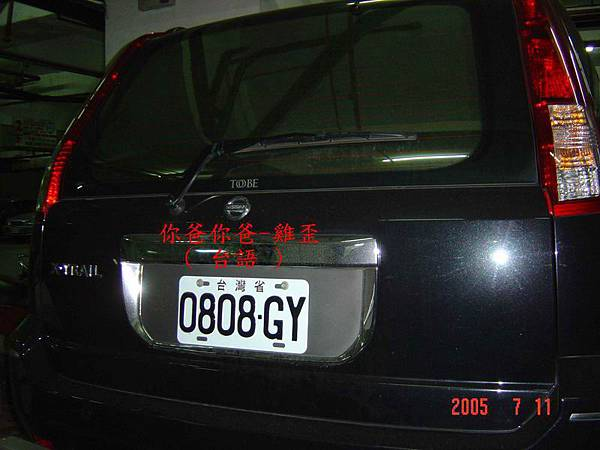
#> input picture images/0808-GY.jpg, 600 x 450 px
$ python main.py
#> lines starting #> are read from the running program, lines starting #| are printed output that depends on the picture; after the words box and inside, x2 and y2 are one past the last pixel; in counts of white or black regions, pixels touching at a corner belong together
import os
import cv2
import numpy as np

extension = '.jpg'
imagePath = 'images/0808-GY.jpg'
patternsPath = 'solid_patterns/'

# 取出車牌 Getting License Plate
rawImage = cv2.cvtColor(np.array(cv2.imread(imagePath)), cv2.COLOR_RGB2BGR)
contours, hierarchy = cv2.findContours(cv2.Canny(cv2.GaussianBlur(cv2.bilateralFilter(cv2.cvtColor(rawImage, cv2.COLOR_BGR2GRAY), 11, 17, 17), (5, 5), 0), 170, 200), cv2.RETR_LIST, cv2.CHAIN_APPROX_SIMPLE)  # 轉為灰階，去除背景雜訊，高斯模糊，取得邊緣，取得輪廓
#> contours = 231 contours, 184 with area under 20; largest, box (x1, y1, x2, y2) and area: (177, 275, 309, 354) 9238, (177, 275, 309, 354) 9229, (217, 293, 236, 336) 663, (217, 293, 236, 336) 652, (237, 295, 256, 338) 648
rectangleContours = []  # 為四邊形的集合
for contour in sorted(contours, key=cv2.contourArea, reverse=True)[:30]:  # 只取前三十名輪廓
    if len(cv2.approxPolyDP(contour, 0.02 * cv2.arcLength(contour, True), True)) == 4:  # 取得輪廓周長*0.02(越小，得到的多邊形角點越多)後，得到多邊形角點，為四邊形者
        rectangleContours.append(contour)
#> this loop made 30 passes
#> after the loop, rectangleContours = 2 contours; box (x1, y1, x2, y2) and area: (177, 275, 309, 354) 9238, (177, 275, 309, 354) 9229
x, y, w, h = cv2.boundingRect(rectangleContours[0])  # 只取第一名，用一個最小的四邊形，把找到的輪廓包起來。
#> x = 177; y = 275; w = 132; h = 79
ret, plateImage = cv2.threshold(cv2.cvtColor(cv2.GaussianBlur(rawImage[y:y + h, x:x + w], (3, 3), 0), cv2.COLOR_RGB2GRAY), 0, 255, cv2.THRESH_OTSU)  # 找到車牌後，由原來的圖截取出來，再將其高斯模糊以及取得灰階，再獲得Binary圖
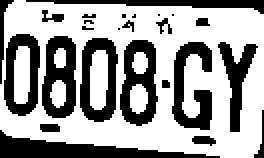
#> plateImage: shape (79, 132) (shown 2 times larger); 61.9% white; 25 black regions (10 under 20 px)
#> ret = 141

# 取出車牌文字 Getting License Plate Number
contours, hierarchy = cv2.findContours(plateImage, cv2.RETR_TREE, cv2.CHAIN_APPROX_SIMPLE)  # 取得車牌文字輪廓
#> contours = 29 contours, 9 with area under 20; largest, box (x1, y1, x2, y2) and area: (0, 0, 132, 79) 9128, (39, 18, 60, 62) 732, (59, 19, 80, 64) 712, (1, 16, 21, 59) 673, (20, 17, 39, 60) 653
letters = []
for contour in contours:  # 遍歷取得的輪廓
    rect = cv2.boundingRect(contour)
    if (rect[3] > (rect[2] * 1.5)) and (rect[3] < (rect[2] * 3.5) and (rect[2] > 10)):  # 過濾雜輪廓
        letters.append(cv2.boundingRect(contour))  # 存入過濾過的輪廓
#> this loop made 29 passes
#> rect on passes 1 to 12: (0, 0, 132, 79), (95, 67, 14, 7), (19, 61, 12, 6), (80, 39, 6, 6), (108, 20, 22, 47), (85, 20, 22, 46), (59, 19, 21, 45), (65, 42, 9, 15), (66, 26, 8, 11), (39, 18, 21, 44), (45, 25, 9, 30), (20, 17, 19, 43)
#> (contour, rect) on passes 17, 24, 25: ([[58, 14], [59, 13], [60, 14], [59, 15]], (58, 13, 3, 3)), ([[85, 7], [86, 6], [87, 7], [86, 8]], (85, 6, 3, 3)), ([[78, 7], [79, 6], [80, 7], [79, 8]], (78, 6, 3, 3))
#> after the loop, letters = [(108, 20, 22, 47), (85, 20, 22, 46), (59, 19, 21, 45), (39, 18, 21, 44), (20, 17, 19, 43), (1, 16, 20, 43)]
letter_images = []
for letter in sorted(letters, key=lambda s: s[0], reverse=False):  # 重新安排號碼順序遍歷
    letter_images.append(plateImage[letter[1]:letter[1] + letter[3], letter[0]:letter[0] + letter[2]])  # 將過濾過的輪廓使用原圖裁切
#> this loop made 6 passes
#> after the loop, letter_images = 6 items
# show文字裁切成果(可選) Showing License Plate Number (optional)
from matplotlib import pyplot as plt
for i, j in enumerate(letter_images):
    plt.subplot(1, len(letter_images), i + 1)
    plt.imshow(letter_images[i], cmap='gray')
#> this loop made 6 passes
plt.show()
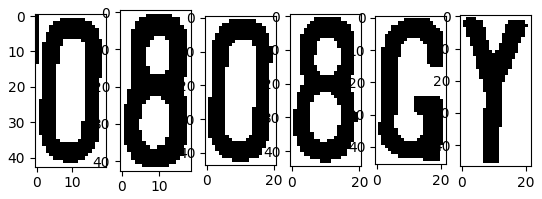
#> figure drawn by matplotlib, 6 panels

# 匹配車牌文字 Matching License Plate Number
results = []
for index, letter_image in enumerate(letter_images):
    best_score = []
#> (the run stopped early here; a loop or call above may not have finished)
